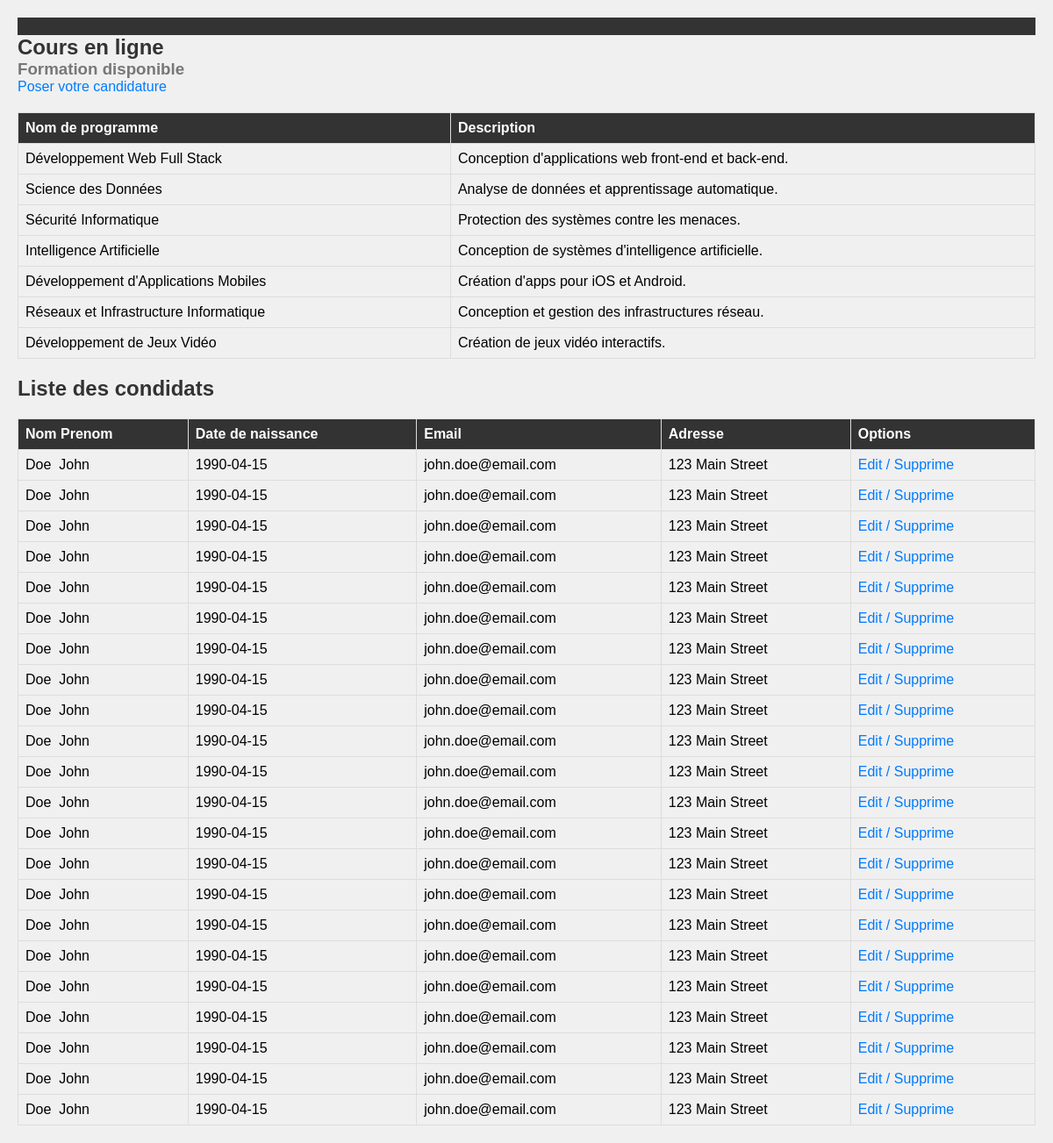
Screenshot of /tp1_wa/tp1wa/index.php with the database file from the repository.
### tables this page shows
CREATE TABLE `programme` (
  `id` int(11) NOT NULL,
  `nom_programme` varchar(45) DEFAULT NULL,
  `description` varchar(145) DEFAULT NULL
);

CREATE TABLE `condidat` (
  `id` int(11) NOT NULL,
  `nom` varchar(45) NOT NULL,
  `prenom` varchar(45) NOT NULL,
  `date_naissance` date NOT NULL,
  `email` varchar(45) NOT NULL,
  `adresse` varchar(145) NOT NULL
  
);

### tp1_wa/tp1wa/classes/CRUD.php (called while the page is built, shortened)
<?php
class CRUD extends PDO {
    public function select($table, $field='id', $order='ASC'){
        $sql="SELECT * FROM $table ORDER BY $field $order";
        $stmt = $this->query($sql);
        return $stmt->fetchAll();
    }
}
?>

### tp1_wa/tp1wa/index.php (the view, shortened to what this page needs)
<?php
require_once('./classes/CRUD.php');
$crud = new CRUD;
$formation = $crud->select('programme');
$condidats = $crud->select('condidat');
?>
<!DOCTYPE html>
<html lang="en">
<head>
    <link rel="stylesheet" href="./style/style-accueil.css">
</head>
<body>
    <header>
        </header>
        <main>
            <h2>Cours en ligne</h2>
            <h3> Formation disponible</h3>
        <a href="condidatForm.php">Poser votre candidature</a>
        <table >
        <tr>
            <th>Nom de programme</th>
            <th>Description</th>
        </tr>
        <?php
        foreach($formation as $row){
        ?>
            <tr>
                <td><?= $row['nom_programme']?></td>
                <td><?= $row['description']?></td>
            </tr>
            <?php
        }
        ?>
        </table>
        <?php
        if (count($condidats) == 0 || count($condidats) < 0 ) {
            echo "<h4>Personne dans la base de données n'a encore soumis de candidature.</h4>";
        } else {
        ?>
        <table >
                <tr>
                    <th>Nom Prenom</th>
                    <th>Date de naissance</th>
                    <th>Email</th>
                    <th>Adresse</th>
                    <th>Options</th>
                </tr>
                <h1>Liste des condidats</h1>
                <tr>
        <?php
        foreach($condidats as $row){
        ?>
                <td><?= $row['nom']?>&nbsp;&nbsp;<?= $row['prenom']?></td>
                <td><?= $row['date_naissance']?></td>
                <td><?= $row['email']?></td>
                <td><?= $row['adresse']?></td>
    <td><a href="condidatEditForm.php?id=<?=$row['id']?>">Edit /</a><a href="condidatDelete.php?id=<?=$row['id']?>"> Supprime</a></td>
    </tr>
    <?php
}
        ?>
            </table>
        <?php
        }
        ?>
        </main>
</body>
</html>

### tp1_wa/tp1wa/style/style-accueil.css (style rules this page uses)
* { margin: 0; padding: 0; }
body { font-family: Arial, sans-serif; background-color: #f0f0f0; margin: 20px; }
header { background-color: #333; color: white; padding: 10px; text-align: center; }
h2 { color: #333; }
h3 { color: #777; }
a { color: #007bff; text-decoration: none; }
table { border-collapse: collapse; width: 100%; margin: 20px 0; }
table, th, td { border: 1px solid #ddd; }
th, td { padding: 8px; text-align: left; }
th { background-color: #333; color: white; }
h1 { font-size: 24px; color: #333; margin-top: 20px; }
td a { color: #007bff; text-decoration: none; }

### rows the page displays
programme: nom_programme "Développement Web Full Stack", description "Conception d'applications web front-end et back-end."
programme: nom_programme "Science des Données", description "Analyse de données et apprentissage automatique."
programme: nom_programme "Sécurité Informatique", description "Protection des systèmes contre les menaces."
programme: nom_programme "Intelligence Artificielle", description "Conception de systèmes d'intelligence artificielle."
programme: nom_programme "Développement d'Applications Mobiles", description "Création d'apps pour iOS et Android."
programme: nom_programme "Réseaux et Infrastructure Informatique", description "Conception et gestion des infrastructures réseau."
programme: nom_programme "Développement de Jeux Vidéo", description "Création de jeux vidéo interactifs."
condidat: nom "Doe", prenom "John", date_naissance "1990-04-15", email "john.doe@email.com", adresse "123 Main Street"
condidat: nom "Doe", prenom "John", date_naissance "1990-04-15", email "john.doe@email.com", adresse "123 Main Street"
condidat: nom "Doe", prenom "John", date_naissance "1990-04-15", email "john.doe@email.com", adresse "123 Main Street"
condidat: nom "Doe", prenom "John", date_naissance "1990-04-15", email "john.doe@email.com", adresse "123 Main Street"
condidat: nom "Doe", prenom "John", date_naissance "1990-04-15", email "john.doe@email.com", adresse "123 Main Street"
condidat: nom "Doe", prenom "John", date_naissance "1990-04-15", email "john.doe@email.com", adresse "123 Main Street"
condidat: nom "Doe", prenom "John", date_naissance "1990-04-15", email "john.doe@email.com", adresse "123 Main Street"
condidat: nom "Doe", prenom "John", date_naissance "1990-04-15", email "john.doe@email.com", adresse "123 Main Street"
condidat: nom "Doe", prenom "John", date_naissance "1990-04-15", email "john.doe@email.com", adresse "123 Main Street"
condidat: nom "Doe", prenom "John", date_naissance "1990-04-15", email "john.doe@email.com", adresse "123 Main Street"
condidat: nom "Doe", prenom "John", date_naissance "1990-04-15", email "john.doe@email.com", adresse "123 Main Street"
condidat: nom "Doe", prenom "John", date_naissance "1990-04-15", email "john.doe@email.com", adresse "123 Main Street"
condidat: nom "Doe", prenom "John", date_naissance "1990-04-15", email "john.doe@email.com", adresse "123 Main Street"
condidat: nom "Doe", prenom "John", date_naissance "1990-04-15", email "john.doe@email.com", adresse "123 Main Street"
condidat: nom "Doe", prenom "John", date_naissance "1990-04-15", email "john.doe@email.com", adresse "123 Main Street"
condidat: nom "Doe", prenom "John", date_naissance "1990-04-15", email "john.doe@email.com", adresse "123 Main Street"
condidat: nom "Doe", prenom "John", date_naissance "1990-04-15", email "john.doe@email.com", adresse "123 Main Street"
condidat: nom "Doe", prenom "John", date_naissance "1990-04-15", email "john.doe@email.com", adresse "123 Main Street"
condidat: nom "Doe", prenom "John", date_naissance "1990-04-15", email "john.doe@email.com", adresse "123 Main Street"
condidat: nom "Doe", prenom "John", date_naissance "1990-04-15", email "john.doe@email.com", adresse "123 Main Street"
condidat: nom "Doe", prenom "John", date_naissance "1990-04-15", email "john.doe@email.com", adresse "123 Main Street"
condidat: nom "Doe", prenom "John", date_naissance "1990-04-15", email "john.doe@email.com", adresse "123 Main Street"
